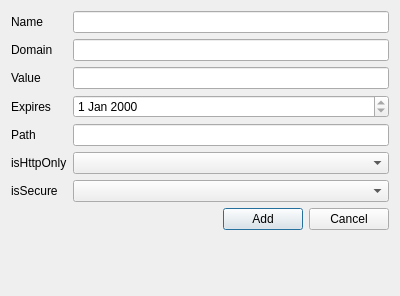
<?xml version="1.0" encoding="UTF-8"?>
<ui version="4.0">
 <class>CookieDialog</class>
 <widget class="QDialog" name="CookieDialog">
  <property name="geometry">
   <rect>
    <x>0</x>
    <y>0</y>
    <width>400</width>
    <height>296</height>
   </rect>
  </property>
  <property name="windowTitle">
   <string>Cookie</string>
  </property>
  <layout class="QFormLayout" name="formLayout">
   <item row="0" column="0">
    <widget class="QLabel" name="label">
     <property name="text">
      <string>Name</string>
     </property>
    </widget>
   </item>
   <item row="0" column="1">
    <widget class="QLineEdit" name="m_nameLineEdit">
     <property name="readOnly">
      <bool>true</bool>
     </property>
    </widget>
   </item>
   <item row="1" column="0">
    <widget class="QLabel" name="label_2">
     <property name="text">
      <string>Domain</string>
     </property>
    </widget>
   </item>
   <item row="1" column="1">
    <widget class="QLineEdit" name="m_domainLineEdit">
     <property name="readOnly">
      <bool>true</bool>
     </property>
    </widget>
   </item>
   <item row="5" column="0">
    <widget class="QLabel" name="label_4">
     <property name="text">
      <string>Path</string>
     </property>
    </widget>
   </item>
   <item row="5" column="1">
    <widget class="QLineEdit" name="m_pathLineEdit">
     <property name="readOnly">
      <bool>true</bool>
     </property>
    </widget>
   </item>
   <item row="6" column="0">
    <widget class="QLabel" name="label_5">
     <property name="text">
      <string>isHttpOnly</string>
     </property>
    </widget>
   </item>
   <item row="6" column="1">
    <widget class="QComboBox" name="m_isHttpOnlyComboBox"/>
   </item>
   <item row="7" column="0">
    <widget class="QLabel" name="label_3">
     <property name="text">
      <string>isSecure</string>
     </property>
    </widget>
   </item>
   <item row="8" column="1">
    <layout class="QHBoxLayout" name="horizontalLayout">
     <item>
      <spacer name="horizontalSpacer">
       <property name="orientation">
        <enum>Qt::Orientation::Horizontal</enum>
       </property>
       <property name="sizeHint" stdset="0">
        <size>
         <width>40</width>
         <height>20</height>
        </size>
       </property>
      </spacer>
     </item>
     <item>
      <widget class="QPushButton" name="m_addButton">
       <property name="enabled">
        <bool>true</bool>
       </property>
       <property name="text">
        <string>Add</string>
       </property>
      </widget>
     </item>
     <item>
      <widget class="QPushButton" name="m_cancelButton">
       <property name="text">
        <string>Cancel</string>
       </property>
      </widget>
     </item>
    </layout>
   </item>
   <item row="7" column="1">
    <widget class="QComboBox" name="m_isSecureComboBox"/>
   </item>
   <item row="3" column="0">
    <widget class="QLabel" name="label_6">
     <property name="text">
      <string>Value</string>
     </property>
    </widget>
   </item>
   <item row="3" column="1">
    <widget class="QLineEdit" name="m_valueLineEdit">
     <property name="readOnly">
      <bool>true</bool>
     </property>
    </widget>
   </item>
   <item row="4" column="1">
    <widget class="QDateEdit" name="m_dateEdit">
     <property name="readOnly">
      <bool>true</bool>
     </property>
    </widget>
   </item>
   <item row="4" column="0">
    <widget class="QLabel" name="label_7">
     <property name="text">
      <string>Expires</string>
     </property>
    </widget>
   </item>
  </layout>
 </widget>
 <tabstops>
  <tabstop>m_nameLineEdit</tabstop>
  <tabstop>m_domainLineEdit</tabstop>
  <tabstop>m_valueLineEdit</tabstop>
  <tabstop>m_dateEdit</tabstop>
  <tabstop>m_pathLineEdit</tabstop>
  <tabstop>m_isHttpOnlyComboBox</tabstop>
  <tabstop>m_isSecureComboBox</tabstop>
  <tabstop>m_addButton</tabstop>
  <tabstop>m_cancelButton</tabstop>
 </tabstops>
 <resources/>
 <connections>
  <connection>
   <sender>m_cancelButton</sender>
   <signal>clicked()</signal>
   <receiver>CookieDialog</receiver>
   <slot>reject()</slot>
   <hints>
    <hint type="sourcelabel">
     <x>350</x>
     <y>103</y>
    </hint>
    <hint type="destinationlabel">
     <x>199</x>
     <y>63</y>
    </hint>
   </hints>
  </connection>
  <connection>
   <sender>m_addButton</sender>
   <signal>clicked()</signal>
   <receiver>CookieDialog</receiver>
   <slot>accept()</slot>
   <hints>
    <hint type="sourcelabel">
     <x>265</x>
     <y>112</y>
    </hint>
    <hint type="destinationlabel">
     <x>199</x>
     <y>63</y>
    </hint>
   </hints>
  </connection>
 </connections>
</ui>
